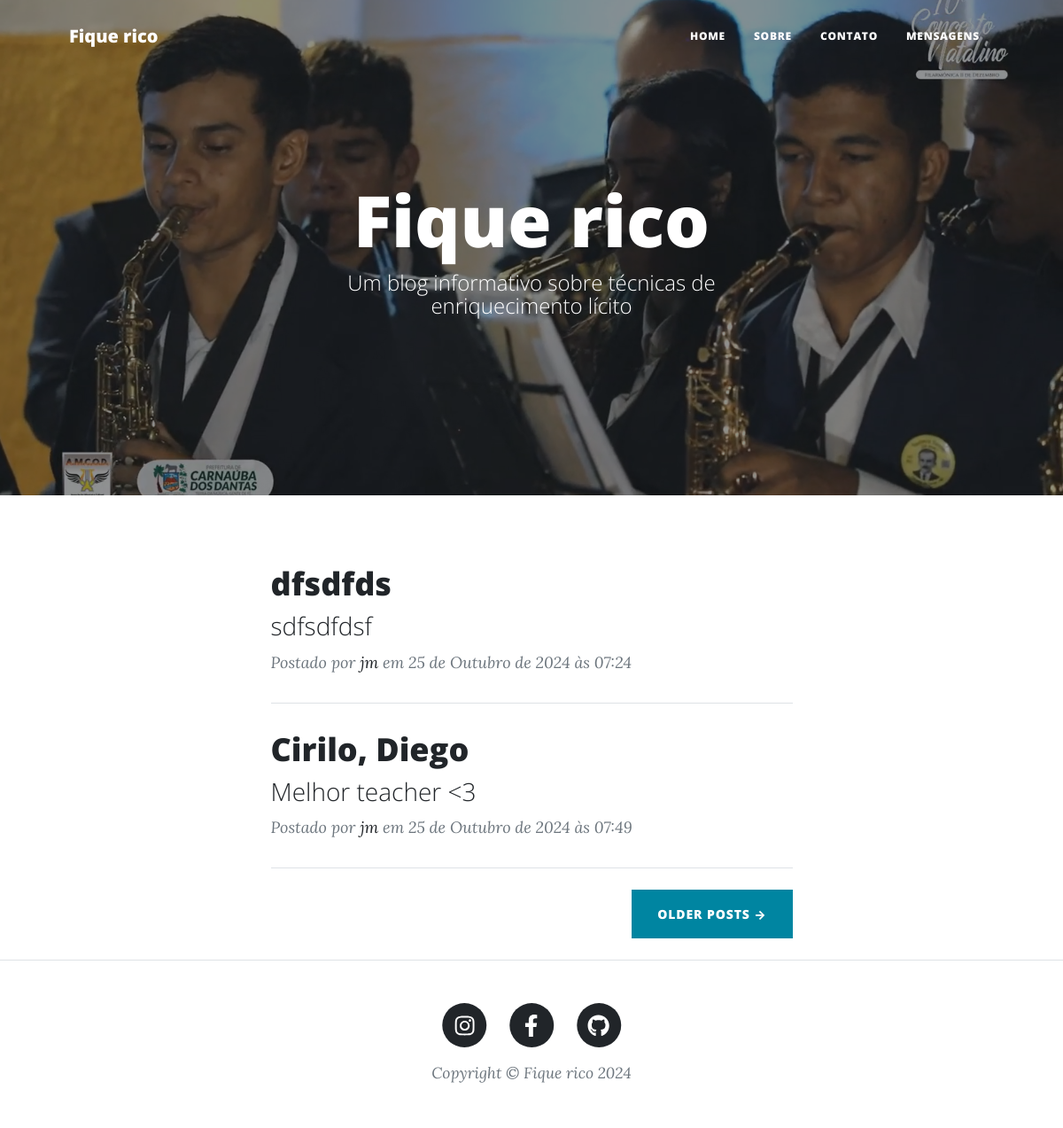
The page / on the database its author committed.
### blog/models.py (models this page shows, shortened)
class Blog(models.Model):
    nome = models.CharField(max_length=100)
    subnome = models.CharField(max_length=100, blank=True)
    descricao = models.TextField(max_length=2000)
    capa = models.ImageField()
    instagram = models.URLField()
    facebook = models.URLField()
    github = models.URLField()
    autores = models.ManyToManyField(User)

class Post(models.Model):
    titulo = models.CharField(max_length=140)
    subtitulo = models.CharField(max_length=140, blank=True)
    data_criacao = models.DateTimeField(auto_now_add=True)
    usuario = models.ForeignKey(User, on_delete=models.CASCADE)
    conteudo = models.TextField(max_length=2000)
    capa = models.ImageField(blank=True)

### blog/views.py (the view)
# urls.py: path('', views.index, name='index'),
def index(request):
    context = {
        "posts" : Post.objects.all(),
        "blog" : Blog.objects.first(),
    }
    return render(request, "index.html", context)

### blog/templates/index.html
{% extends "base.html" %}
{% load static %}
{% block content %}
<div class="container px-4 px-lg-5">
    <div class="row gx-4 gx-lg-5 justify-content-center">
        <div class="col-md-10 col-lg-8 col-xl-7">
            {% for post in posts %}
                <div class="post-preview">
                    <a href=" {% url 'post' post.id %} ">
                        <h2 class="post-title">{{ post.titulo }}</h2>
                        <h3 class="post-subtitle">{{ post.subtitulo }}</h3>
                    </a>
                    <p class="post-meta">
                        Postado por
                        <a href="#!">{{ post.usuario.username }}</a>
                        em {{ post.data_criacao }}
                    </p>
                </div>
            <hr class="my-4" />
            {% endfor %}
            <div class="d-flex justify-content-end mb-4"><a class="btn btn-primary text-uppercase" href="#!">Older Posts →</a></div>
        </div>
    </div>
</div>
{% endblock content %}

### blog/templates/base.html (shortened to what this page needs)
{% load static %}
<!DOCTYPE html>
<html lang="pt-br">
    <head>
        <link href="{% static 'css/styles.css' %}" rel="stylesheet" />
    </head>
    <body>
        <nav class="navbar navbar-expand-lg navbar-light" id="mainNav">
            <div class="container px-4 px-lg-5">
                <a class="navbar-brand" href=" {% url 'index' %}">{{ blog.nome }}</a>
                <div class="collapse navbar-collapse" id="navbarResponsive">
                    <ul class="navbar-nav ms-auto py-4 py-lg-0">
                        <li class="nav-item"><a class="nav-link px-lg-3 py-3 py-lg-4" href="{% url 'index' %}">Home</a></li>
                        <li class="nav-item"><a class="nav-link px-lg-3 py-3 py-lg-4" href=" {% url 'sobre' %}">Sobre</a></li>
                        <li class="nav-item"><a class="nav-link px-lg-3 py-3 py-lg-4" href=" {% url 'contato' %}">Contato</a></li>
                        <li class="nav-item"><a class="nav-link px-lg-3 py-3 py-lg-4" href=" {% url 'mensagem' %}">Mensagens</a></li>
                    </ul>
                </div>
            </div>
        </nav>
        {% block header %}
            <header class="masthead" style="background-image: url({{ blog.capa.url }})">
                <div class="container position-relative px-4 px-lg-5">
                    <div class="row gx-4 gx-lg-5 justify-content-center">
                        <div class="col-md-10 col-lg-8 col-xl-7">
                            <div class="site-heading">
                                <h1>{{ blog.nome }}</h1>
                                {% if blog.subnome %}
                                <span class="subheading">{{ blog.subnome }}</span>
                                {% endif %}
                            </div>
                        </div>
                    </div>
                </div>
            </header>
        {% endblock header %}
        {% block content %}
        {% endblock content %}
        <footer class="border-top">
            <div class="container px-4 px-lg-5">
                <div class="row gx-4 gx-lg-5 justify-content-center">
                    <div class="col-md-10 col-lg-8 col-xl-7">
                        <ul class="list-inline text-center">
                            <li class="list-inline-item">
                                <a href="{{ blog.instagram }}">
                                    <span class="fa-stack fa-lg">
                                        <i class="fas fa-circle fa-stack-2x"></i>
                                        <i class="fab fa-instagram fa-stack-1x fa-inverse"></i>
                                    </span>
                                </a>
                            </li>
                            <li class="list-inline-item">
                                <a href="{{ blog.facebook }}">
                                    <span class="fa-stack fa-lg">
                                        <i class="fas fa-circle fa-stack-2x"></i>
                                        <i class="fab fa-facebook-f fa-stack-1x fa-inverse"></i>
                                    </span>
                                </a>
                            </li>
                            <li class="list-inline-item">
                                <a href="{{ blog.github }}">
                                    <span class="fa-stack fa-lg">
                                        <i class="fas fa-circle fa-stack-2x"></i>
                                        <i class="fab fa-github fa-stack-1x fa-inverse"></i>
                                    </span>
                                </a>
                            </li>
                        </ul>
                        <div class="small text-center text-muted fst-italic">Copyright &copy; {{ blog.nome }} {% now 'Y' %}</div>
                    </div>
                </div>
            </div>
        </footer>
    </body>
</html>

### rows shown on the page
Blog: nome "Fique rico", capa (picture), subnome "Um blog informativo sobre técnicas de enriquecimento lícito"
Post: titulo "dfsdfds", subtitulo "sdfsdfdsf", usuario.username "jm", data_criacao "25 de Outubro de 2024 às 07:24"
Post: titulo "Cirilo, Diego", subtitulo "Melhor teacher <3", usuario.username "jm", data_criacao "25 de Outubro de 2024 às 07:49"
